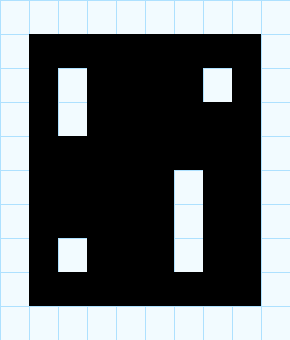

The image is a tile-based game level rendered from a .tmx file. Its description and source (layers, tilesets, objects; grid data summarised) follow:
An orthogonal 10x10 tile map with 29x34 px tiles, 1 tile layer (Ice), 1 hidden layer not drawn, 2 tilesets.

<map version="1.0" orientation="orthogonal" width="10" height="10" tilewidth="29" tileheight="34">
 <tileset firstgid="1" name="snow" tilewidth="29" tileheight="34">
  <image source="snow.png" width="128" height="128" />
 </tileset>
 <tileset firstgid="13" name="ice" tilewidth="29" tileheight="34">
  <image source="ice.png" width="128" height="128" />
  <tile id="0">
   <properties>
    <property name="blocked" value="true" />
   </properties>
  </tile>
  <tile id="1">
   <properties>
    <property name="blocked" value="true" />
   </properties>
  </tile>
  <tile id="2">
   <properties>
    <property name="blocked" value="true" />
   </properties>
  </tile>
  <tile id="3">
   <properties>
    <property name="blocked" value="true" />
   </properties>
  </tile>
  <tile id="4">
   <properties>
    <property name="blocked" value="true" />
   </properties>
  </tile>
  <tile id="5">
   <properties>
    <property name="blocked" value="true" />
   </properties>
  </tile>
  <tile id="6">
   <properties>
    <property name="blocked" value="true" />
   </properties>
  </tile>
  <tile id="7">
   <properties>
    <property name="blocked" value="true" />
   </properties>
  </tile>
  <tile id="8">
   <properties>
    <property name="blocked" value="true" />
   </properties>
  </tile>
 </tileset>
 <layer name="Snow" width="10" height="10" visible="0">
  <data>[100 cells, 100 non-empty, 1 distinct tile ids]</data>
 </layer>
 <layer name="Ice" width="10" height="10">
  <properties>
   <property name="blocked" value="true" />
  </properties>
  <data>[100 cells, 43 non-empty, 1 distinct tile ids]</data>
 </layer>
</map>
